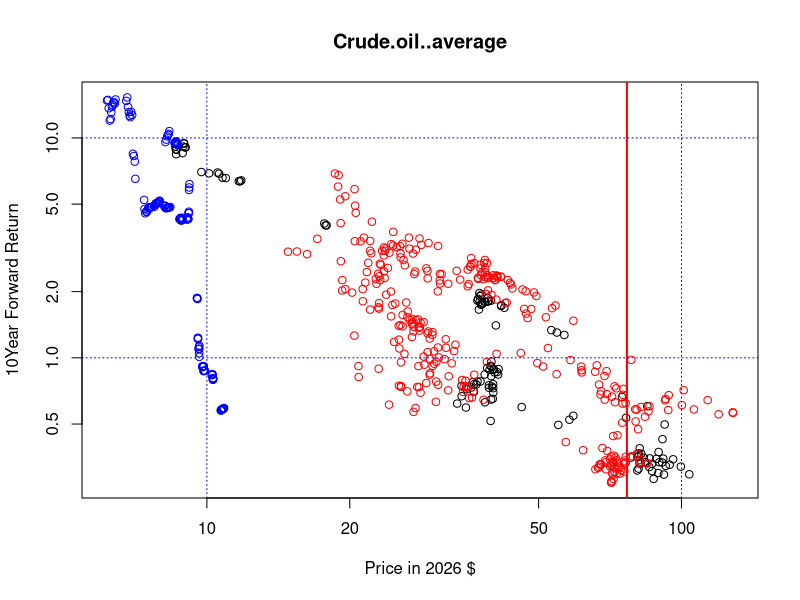
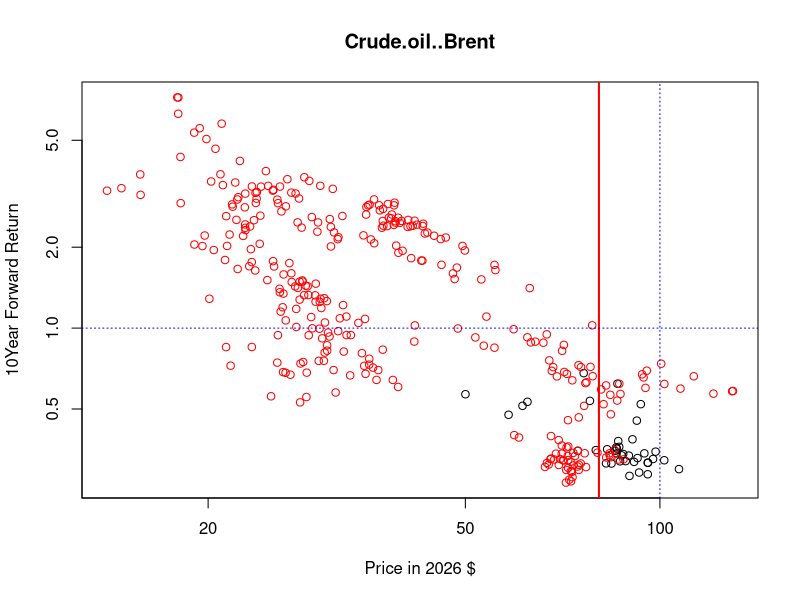
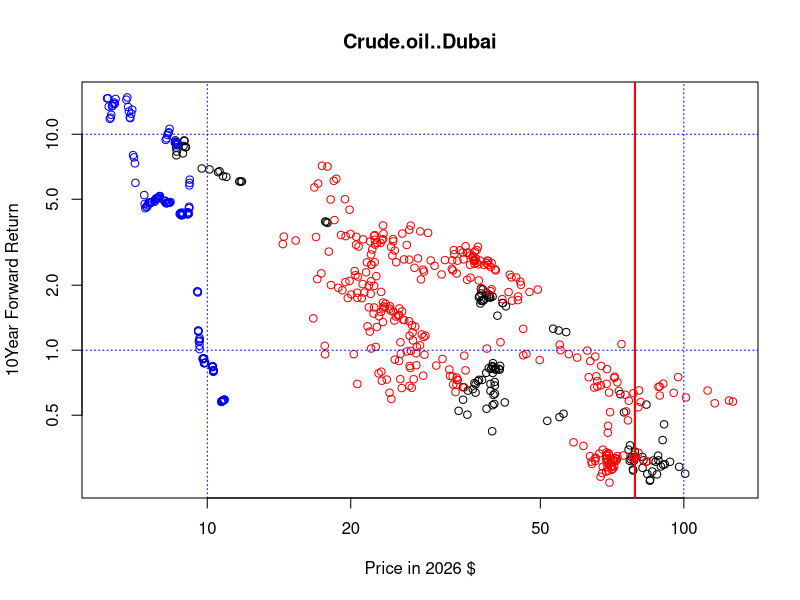
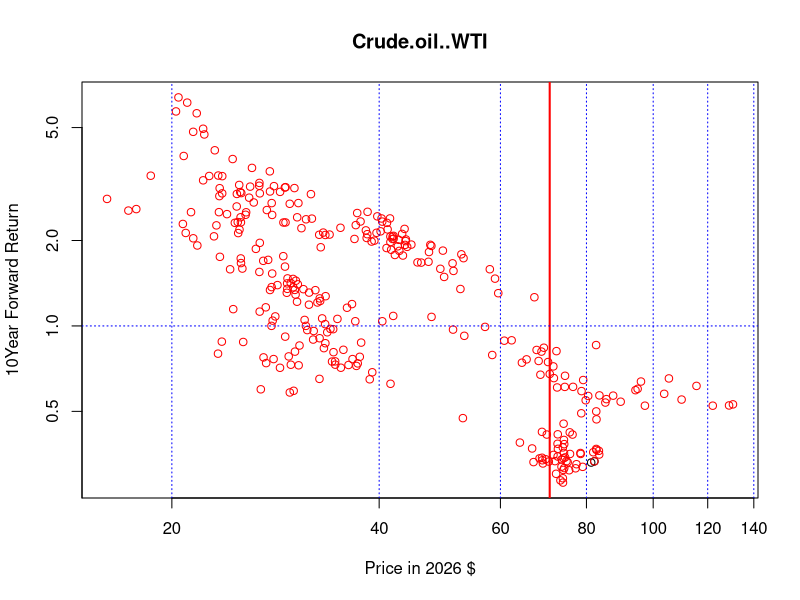
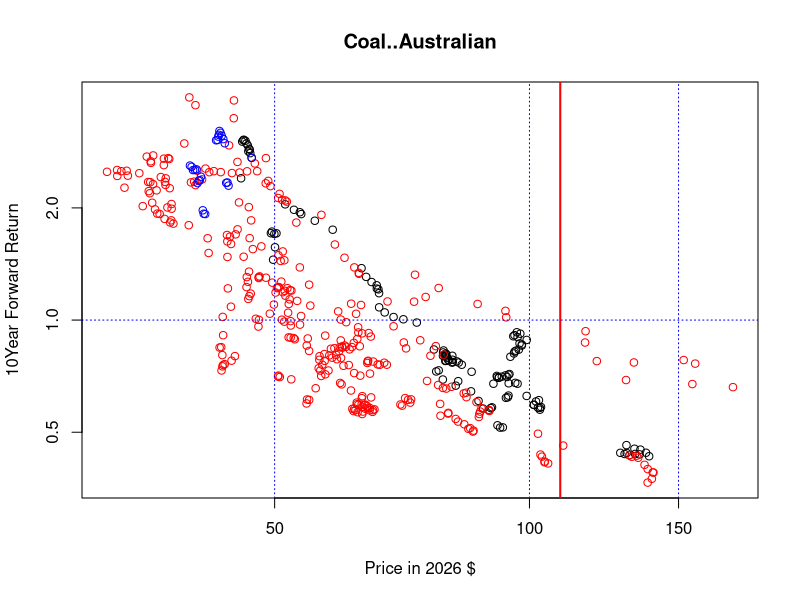
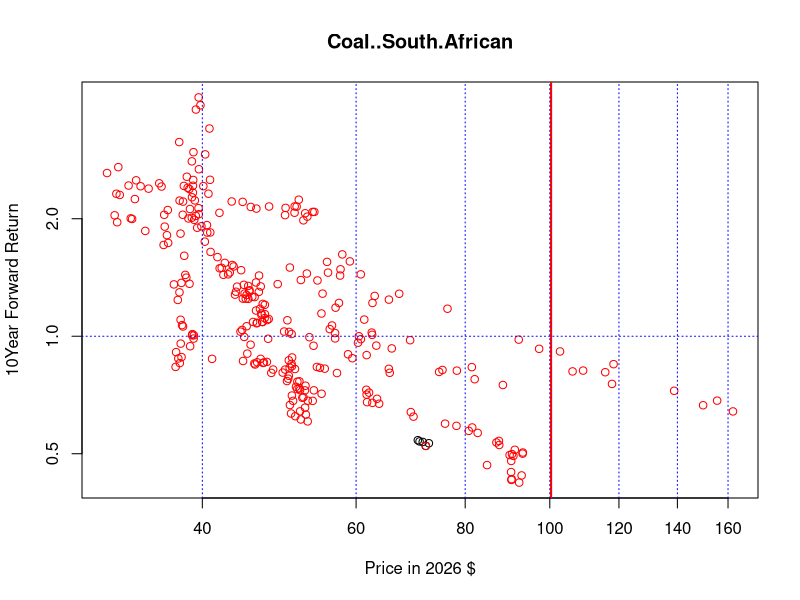
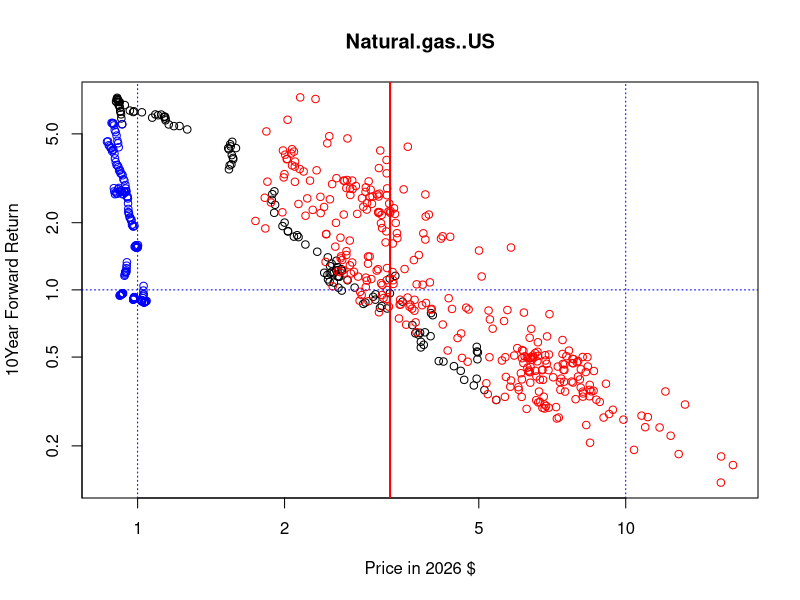
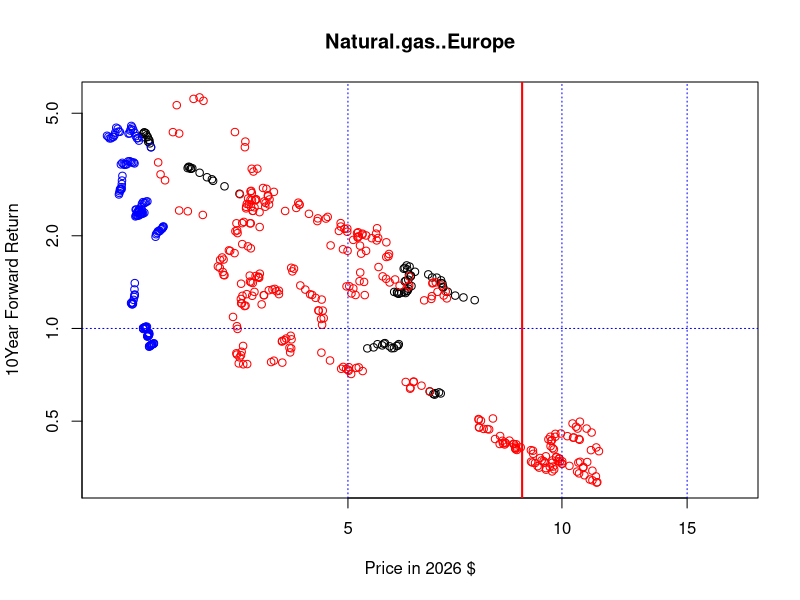

Reproduce these figures in R, in order.
## ---- chunk 1
library(xts)
setwd("~/Google Drive/CommodityMeanReversion")
# data in in a gsheet, must output it to csv
#
timeLag <- 120

# read in the data from the csv file
x <- read.csv('WorldBankData.csv')

# replace '..' and '0.00' with NA
x[x=='..'] <- NA
x[x=='0.00'] <- NA

# create a date vector
#dateDum <- as.Date(x[,1])
dateDum=as.Date(x[,1], '%m/%d/%Y')
# take out the date column
x <- x[ ,-1 ]

# calculate the deflator
deflator <- x$usd / x$PCEPI * tail(x$PCEPI,1) / tail(x$usd,1)
## ---- chunk 2
# getting the plots

for ( i in 1:77) {
    if (is.na(tail(x[,i],1))) next
  series <- as.numeric( as.character(x[,i]) ) 
  com <- series * deflator
  XTScom <- xts(com,dateDum)
  XTScom <- na.omit(XTScom)
  blue = FALSE
  if ( index(head(XTScom,1)) < '1972-01-01' ) {
    blue = TRUE
    blueLen <- length(XTScom['/1972-01-01'])
}
com <- as.numeric(XTScom)

  du1 <- com[-(1:timeLag)]
  if ( timeLag >= length(com) ) next
  du2 <- com[1:(length(com)-timeLag)]
  ret <- du1 / du2
  title <- names(x[i])
  xTitle <- 'Price in 2017 $'
  xTitle <- paste('Price in', format(Sys.Date(), '%Y'), '$')
  xAxis  <- c(min(com), max(com))
  yAxis  <- c(min(ret), max(ret))
  yTitle <- paste( timeLag/12, 'Year Forward Return', sep='' )
  g=length(ret)
  if (g>320) br = g-320 else br=5
  if (blue == TRUE) {
    plot(ret[blueLen:br]~du2[blueLen:br], pch=1, main=title, log='xy'
         , xlab=xTitle, ylab=yTitle, xlim=xAxis, ylim=yAxis)
    points(ret[br:g] ~ du2[br:g], col='red')
    points(ret[1:blueLen] ~ du2[1:blueLen], col='blue')
}    
  if (blue == FALSE) {
    plot(ret[1:br]~du2[1:br], pch=1, main=title, log='xy'
         , xlab=xTitle, ylab=yTitle, xlim=xAxis, ylim=yAxis)
    points(ret[br:g] ~ du2[br:g], col='red')
}    
    
  abline( v = tail(com,1) , col='red',lwd=2 )
  grid(col='blue', lwd = 1, lty = 3)
  avg <- mean(com) ; std <- sd(com)
  numSD <- format( ( tail(com,1) - avg ) / std, digits = 3 )
  ddum <- 'over'
  if (numSD < 0.0) ddum <- 'under'
  print( paste( title, 'is', numSD, 'stnd devs', ddum, 'the average   '))
  
  regY  <- log(ret)
  regX1 <- log(du2)
  regX2 <-  seq(1:length(ret))
  regX3 <- regX2 * regX2
  regX4 <- regX3 * regX2
  OLSregression <- lm( regY ~ regX1 ) #+ regX2 + regX3 + regX4 )
   rr=data.frame(regX1=log(tail(series,1)) ) #, regX2=log(dim(x)[1]), regX3=log(dim(x)[1]^2)
       #          , regX4=log(dim(x)[1]^3) )
    currForecast <- predict(OLSregression,newdata = rr)
    currForecast <- format( exp(currForecast), digits = 3)
    print(paste('Current 10-year forecast =', currForecast))
}

